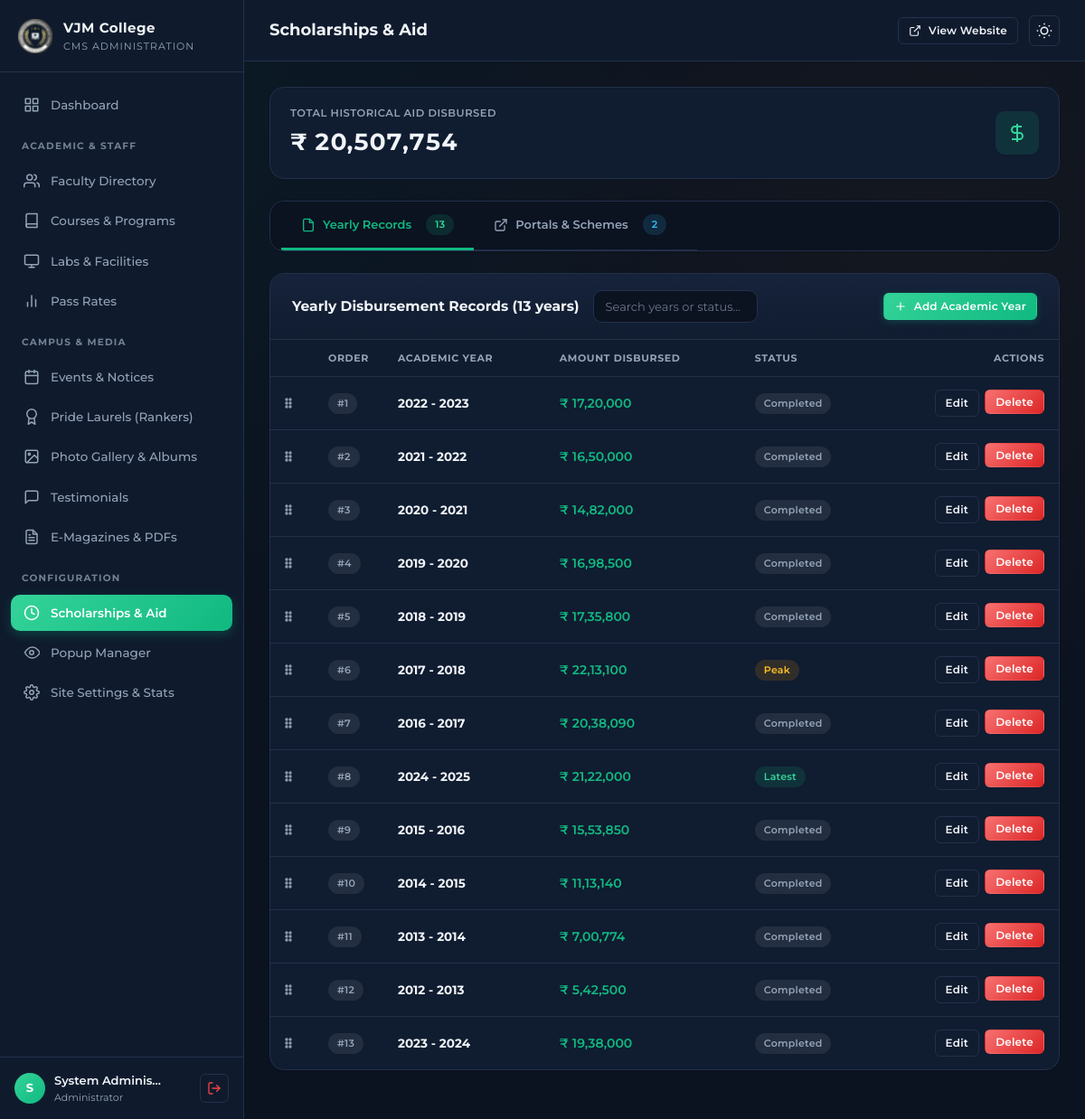
/admin/scholarships.php (signed in), run on the app's committed database.
### tables this page shows
CREATE TABLE scholarships (
        id INTEGER PRIMARY KEY AUTOINCREMENT,
        year TEXT NOT NULL,
        amount_str TEXT NOT NULL,
        amount_numeric INTEGER DEFAULT 0,
        status TEXT DEFAULT 'Completed',
        sort_order INTEGER DEFAULT 0,
        created_at DATETIME DEFAULT CURRENT_TIMESTAMP
    );

### admin/scholarships.php (the view, shortened to what this page needs)
<?php
require_once __DIR__ . '/includes/ui.php';
require_once __DIR__ . '/includes/header.php';
$tab = $_GET['tab'] ?? 'records';
$records = $db->query('SELECT * FROM scholarships ORDER BY sort_order ASC, id ASC')->fetchAll();
$portals = $db->query('SELECT * FROM scholarship_portals ORDER BY sort_order ASC, id ASC')->fetchAll();
$totalDisbursed = $db->query('SELECT SUM(amount_numeric) FROM scholarships')->fetchColumn() ?: 0;
?>
<div class="stats-grid" style="margin-bottom: 24px;">
    <div class="stat-card">
        <div class="stat-info">
            <div class="stat-label">Total Historical Aid Disbursed</div>
            <div class="stat-value">₹ <?= number_format($totalDisbursed) ?></div>
        </div>
        <div class="stat-icon success">
            <svg viewBox="0 0 24 24" width="24" height="24" fill="none" stroke="currentColor" stroke-width="2"><path d="M12 2v20M17 5H9.5a3.5 3.5 0 0 0 0 7h5a3.5 3.5 0 0 1 0 7H6"></path></svg>
        </div>
    </div>
</div>
<div class="panel" style="margin-bottom: 24px; padding: 0; background: var(--bg-panel); border-radius: var(--radius-lg); overflow: hidden;">
    <div class="panel-header" style="padding: 0; border: 0; background: var(--bg-input);">
        <nav class="tab-nav">
            <a href="scholarships.php?tab=records<?= $drawerSuffix ?>" class="tab-link <?= $tab === 'records' ? 'active' : '' ?>">
                <svg viewBox="0 0 24 24" fill="none" stroke="currentColor" stroke-width="2" stroke-linecap="round" stroke-linejoin="round"><path d="M14 2H6a2 2 0 0 0-2 2v16a2 2 0 0 0 2 2h12a2 2 0 0 0 2-2V8z"></path><polyline points="14 2 14 8 20 8"></polyline></svg>
                <span>Yearly Records</span>
                <span class="badge badge-primary" style="margin-left: 8px;"><?= count($records) ?></span>
            </a>
            <a href="scholarships.php?tab=portals<?= $drawerSuffix ?>" class="tab-link <?= $tab === 'portals' ? 'active' : '' ?>">
                <svg viewBox="0 0 24 24" fill="none" stroke="currentColor" stroke-width="2" stroke-linecap="round" stroke-linejoin="round"><path d="M18 13v6a2 2 0 0 1-2 2H5a2 2 0 0 1-2-2V8a2 2 0 0 1 2-2h6"></path><polyline points="15 3 21 3 21 9"></polyline><line x1="10" y1="14" x2="21" y2="3"></line></svg>
                <span>Portals & Schemes</span>
                <span class="badge badge-info" style="margin-left: 8px;"><?= count($portals) ?></span>
            </a>
        </nav>
    </div>
</div>
<?php if ($tab === 'records'): ?>
<div class="panel">
    <div class="panel-header">
        <div style="display: flex; align-items: center; gap: 16px; flex: 1;">
            <div class="panel-title">Yearly Disbursement Records (<?= count($records) ?> years)</div>
            <input type="text" class="form-control" data-table-search="scholarshipsRecordsTable" placeholder="Search years or status..." style="max-width: 280px; font-size: 13px;">
        </div>
        <a href="scholarships.php?tab=records&action=create_record<?= $drawerUrlSuffix ?>"
           data-drawer-url="scholarships.php?tab=records&action=create_record<?= $drawerUrlSuffix ?>"
           data-drawer-title="Add Academic Year"
           class="btn btn-primary btn-sm">
            <?= icon('plus', 14) ?>
            Add Academic Year
        </a>
    </div>
    <div class="panel-body" style="padding: 0;">
        <div class="table-responsive">
            <table class="admin-table" id="scholarshipsRecordsTable" data-reorder="scholarships">
                <thead>
                    <tr>
                        <th class="reorder-col" style="width: 48px;"></th>
                        <th style="width: 60px;">Order</th>
                        <th>Academic Year</th>
                        <th>Amount Disbursed</th>
                        <th>Status</th>
                        <th style="text-align: right;">Actions</th>
                    </tr>
                </thead>
                <tbody>
                    <?php if (empty($records)): ?>
                        <tr><td colspan="6" class="empty-cell">No scholarship records yet. Click <strong>Add Academic Year</strong> to start tracking aid.</td></tr>
                    <?php else: ?>
                        <?php foreach ($records as $r): ?>
                        <tr data-reorder-id="<?= (int)$r['id'] ?>">
                            <td class="reorder-col">
                                <button type="button" class="sortable-handle" aria-label="Drag to reorder" title="Drag to reorder">
                                </button>
                            </td>
                            <td><span class="badge badge-secondary order-badge">#<?= (int)$r['sort_order'] ?></span></td>
                            <td><strong style="color: var(--text-main);"><?= htmlspecialchars($r['year']) ?></strong></td>
                            <td style="color: var(--success); font-weight: 600; font-size: 14px;"><?= htmlspecialchars($r['amount_str']) ?></td>
                            <td>
                                <span class="badge badge-<?= $r['status'] === 'Latest' ? 'success' : ($r['status'] === 'Peak' ? 'warning' : 'secondary') ?>">
                                    <?= htmlspecialchars($r['status']) ?>
                                </span>
                            </td>
                            <td style="text-align: right;">
                                <div style="display: inline-flex; gap: 6px;">
                                    <a href="scholarships.php?tab=records&edit_record=<?= (int)$r['id'] ?><?= $drawerUrlSuffix ?>"
                                       data-drawer-url="scholarships.php?tab=records&edit_record=<?= (int)$r['id'] ?><?= $drawerUrlSuffix ?>"
                                       data-drawer-title="Edit Scholarship Year"
                                       class="btn btn-secondary btn-sm">Edit</a>
                                    <form method="POST" action="scholarships.php<?= $drawerParam ?>" style="display: inline;" id="delete-record-<?= (int)$r['id'] ?>">
                                        <button type="button" class="btn btn-danger btn-sm"
                                                data-confirm="Delete this scholarship record?"
                                                data-confirm-form="#delete-record-<?= (int)$r['id'] ?>">
                                            Delete
                                        </button>
                                    </form>
                                </div>
                            </td>
                        </tr>
                        <?php endforeach; ?>
                    <?php endif; ?>
                </tbody>
            </table>
        </div>
    </div>
</div>
<?php endif; ?>
<?php require_once __DIR__ . '/includes/footer.php'; ?>

### data on the page
scholarships: sort_order "1", year "2022 - 2023", amount_str "₹ 17,20,000", status "Completed"
scholarships: sort_order "2", year "2021 - 2022", amount_str "₹ 16,50,000", status "Completed"
scholarships: sort_order "3", year "2020 - 2021", amount_str "₹ 14,82,000", status "Completed"
scholarships: sort_order "4", year "2019 - 2020", amount_str "₹ 16,98,500", status "Completed"
scholarships: sort_order "5", year "2018 - 2019", amount_str "₹ 17,35,800", status "Completed"
scholarships: sort_order "6", year "2017 - 2018", amount_str "₹ 22,13,100", status "Peak"
scholarships: sort_order "7", year "2016 - 2017", amount_str "₹ 20,38,090", status "Completed"
scholarships: sort_order "8", year "2024 - 2025", amount_str "₹ 21,22,000", status "Latest"
scholarships: sort_order "9", year "2015 - 2016", amount_str "₹ 15,53,850", status "Completed"
scholarships: sort_order "10", year "2014 - 2015", amount_str "₹ 11,13,140", status "Completed"
scholarships: sort_order "11", year "2013 - 2014", amount_str "₹ 7,00,774", status "Completed"
scholarships: sort_order "12", year "2012 - 2013", amount_str "₹ 5,42,500", status "Completed"
scholarships: sort_order "13", year "2023 - 2024", amount_str "₹ 19,38,000", status "Completed"

### other printed values
$item['title'] "Dashboard"
$item['section'] "ACADEMIC & STAFF"
$item['title'] "Faculty Directory"
$item['title'] "Courses & Programs"
$item['title'] "Labs & Facilities"
$item['title'] "Pass Rates"
$item['section'] "CAMPUS & MEDIA"
$item['title'] "Events & Notices"
$item['title'] "Pride Laurels (Rankers)"
$item['title'] "Photo Gallery & Albums"
$item['title'] "Testimonials"
$item['title'] "E-Magazines & PDFs"
$item['section'] "CONFIGURATION"
$item['title'] "Scholarships & Aid"
$item['title'] "Popup Manager"
